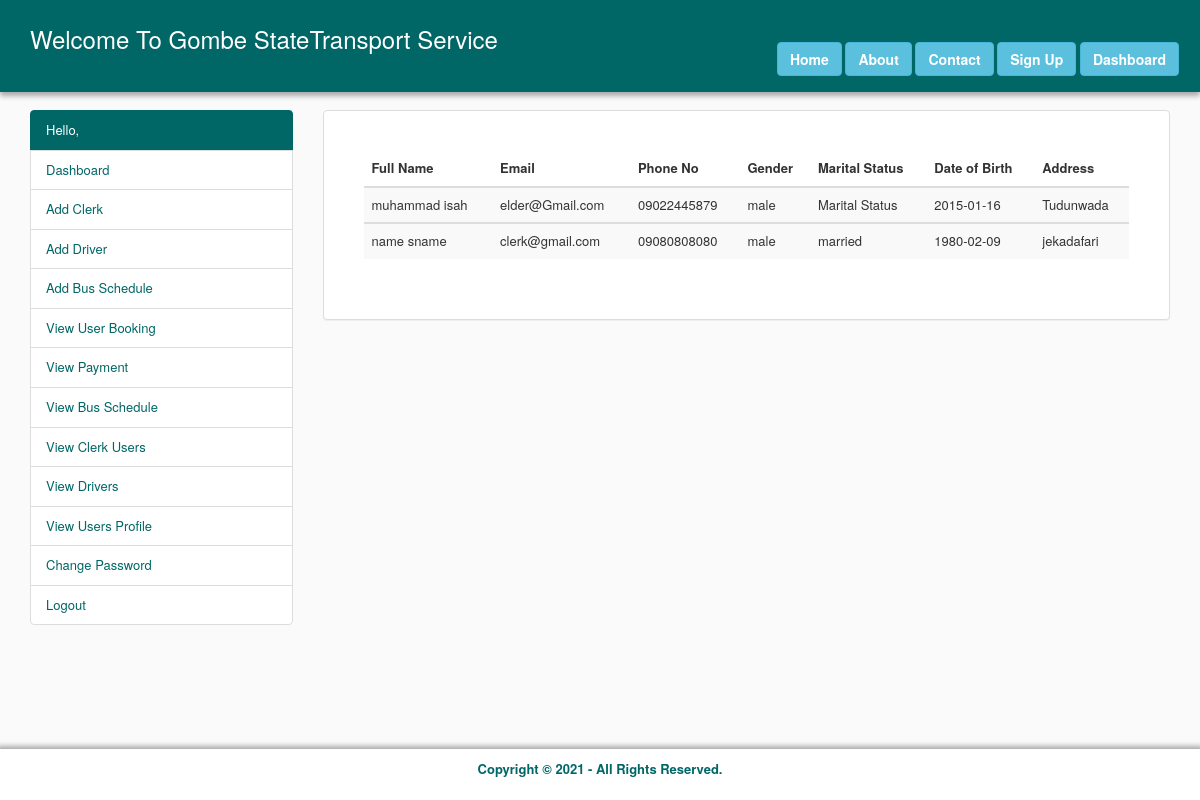
/admin/view_clerk_users.php (signed in), run on the app's committed database.
### tables this page shows
CREATE TABLE `clerk` (
  `id` int(11) NOT NULL,
  `fname` varchar(200) NOT NULL,
  `lname` varchar(200) NOT NULL,
  `email` varchar(200) NOT NULL,
  `phone` varchar(200) NOT NULL,
  `gender` varchar(200) NOT NULL,
  `m_status` varchar(200) NOT NULL,
  `birth` varchar(200) NOT NULL,
  `address` varchar(200) NOT NULL,
  `password` varchar(200) NOT NULL,
  `status` enum('0','1') NOT NULL
);

### admin/view_clerk_users.php (the view, shortened to what this page needs)
<?php
	require '../config/conn.php';
?>
<!DOCTYPE html>
<html>
<head>
	<link rel="stylesheet" type="text/css" href="../css/bootstrap.min.css">
	<link rel="stylesheet" type="text/css" href="../css/style.css">
</head>
<body>
	<?php require '../config/header.php'; ?>
	<div class="container" style="margin-top: 110px">
		<div class="row">
			<?php require '../config/admin_sidebar.php'; ?>
			<div class="col-md-9">
				<div class="panel panel-default">
				  <div class="panel-body" style="padding: 40px">
				  	<form method="POST" action="">
				  		<table class="table table-striped">
						    <thead>
						      <tr>
						        <th>Full Name</th>
						        <th>Email</th>
						        <th>Phone No</th>
						        <th>Gender</th>
						        <th>Marital Status</th>
						        <th>Date of Birth</th>
						        <th>Address</th>
						      </tr>
						    </thead>
						    <?php
						    	$schedule = mysqli_query($isah, "SELECT * FROM `clerk` WHERE status='1'");
						    	while($viewRows = mysqli_fetch_array($schedule)){
						    ?>
						    <tbody>
						      <tr>
						        <td><?php echo $viewRows['fname']." ".$viewRows['lname']; ?></td>
						        <td><?php echo $viewRows['email']; ?></td>
						        <td><?php echo $viewRows['phone']; ?></td>
						        <td><?php echo $viewRows['gender']; ?></td>
						        <td><?php echo $viewRows['m_status']; ?></td>
						        <td><?php echo $viewRows['birth']; ?></td>
						        <td><?php echo $viewRows['address']; ?></td>
						      </tr>
						    </tbody>
						    <?php } ?>
						  </table>
				  	</form>
				  </div>
				</div>
			</div>
		</div>
	</div>
	<?php require '../config/footer.php'; ?>
</body>
</html>

### css/style.css (style rules this page uses)
body { font-size: 13px; background-color: #fafafa; }

### data on the page
clerk: fname "muhammad", lname "isah", email "elder@Gmail.com", phone "09022445879", gender "male", m_status "Marital Status", birth "2015-01-16", address "Tudunwada"
clerk: fname "name", lname "sname", email "clerk@gmail.com", phone "09080808080", gender "male", m_status "married", birth "1980-02-09", address "jekadafari"
